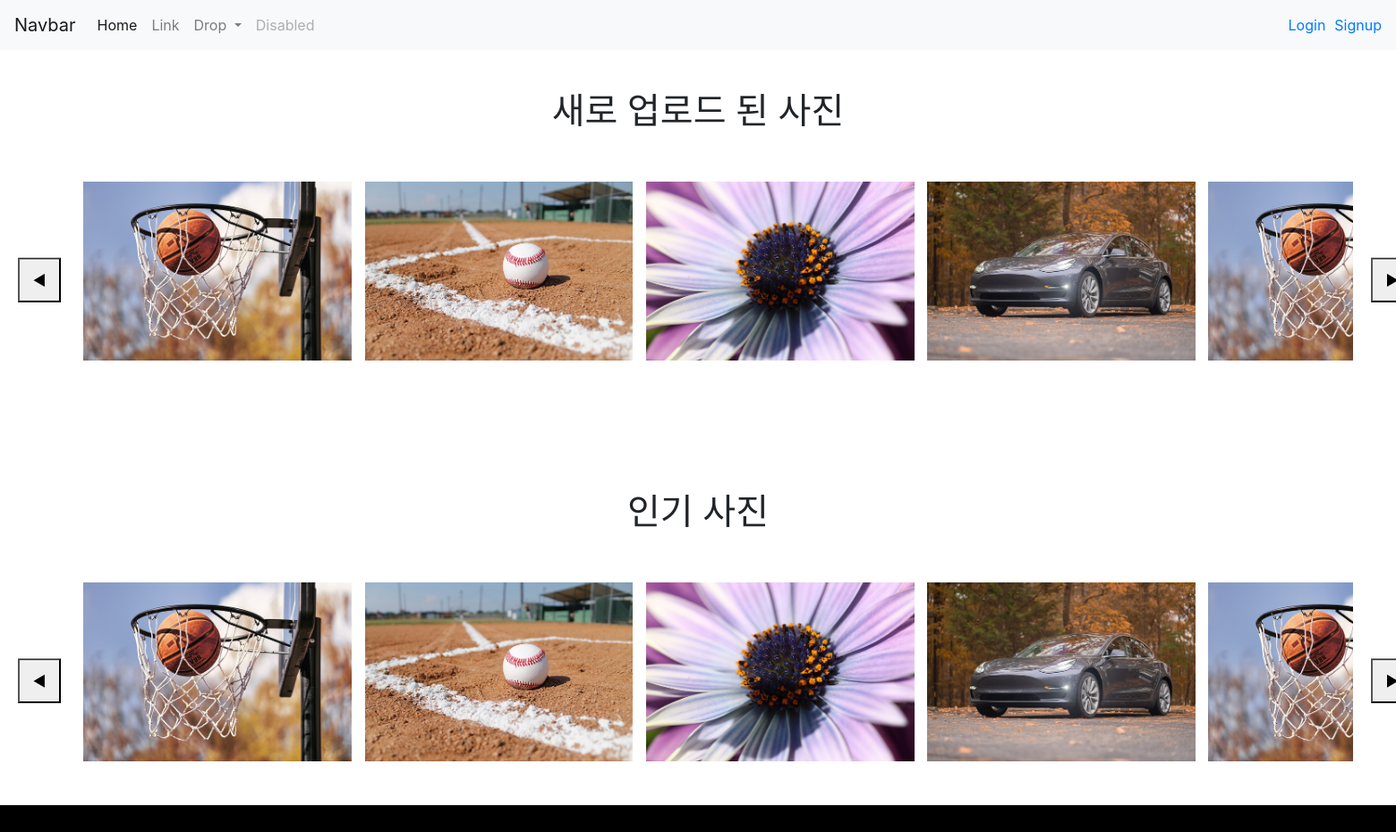
The page /photos/second_index on the database as committed earlier.
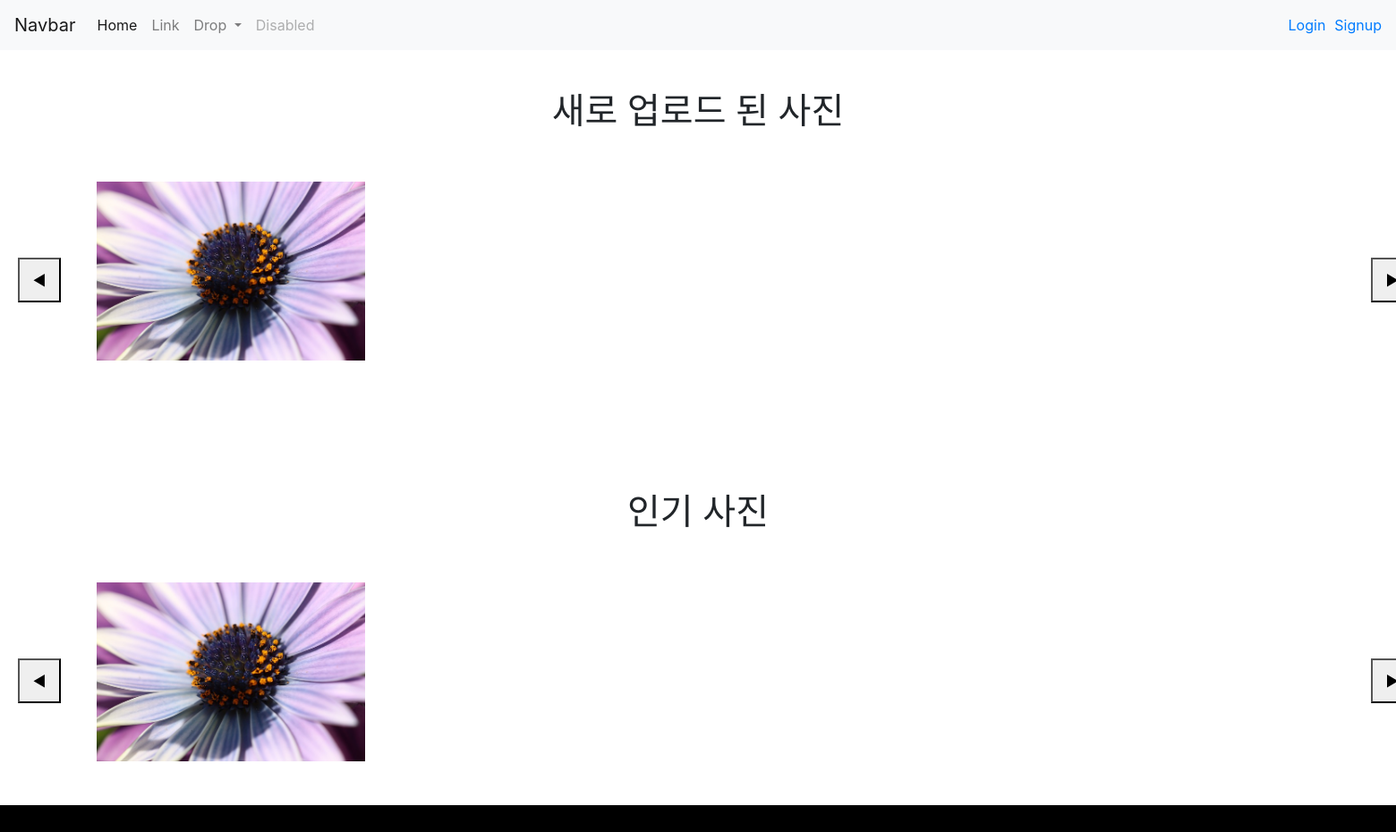
The same page on the database as committed later.
### photos/models.py (models this page shows, shortened)
class photo(models.Model):
    title = models.TextField(max_length=40, null=True)
    imgfile = models.ImageField(null=True, upload_to="", blank=True)
    content = models.TextField()
    created_at = models.DateTimeField(auto_now_add=True)
    updated_at = models.DateTimeField(auto_now=True)
    views = models.IntegerField(default=0)

### photos/views.py (the view)
# urls.py: path('second_index', views.second_index,name="second_index"),
def second_index(request):
    images = photo.objects.all()
    context = {
            'A': 'A',
            'images' : images
    }
    return render(request, 'photos/display_image.html', context)

### accounts/models.py (called while the page is built)
    def __del__(self):
        user_dir_path = "./media/userfiles/"+self.username+"/"
        print(user_dir_path)
        if os.path.exists(user_dir_path):
            print('exist')
            os.remove(user_dir_path)
            os.rmdir(user_dir_path)
        else :
            print('없음')

### templates/photos/display_image.html (shortened to what this page needs)
{% extends 'base.html' %}
{% block content %}
<h1 style="margin-top:100px;">새로 업로드 된 사진</h1>
<div style="display: flex; width: 1600px; margin: 0 auto; margin-top: 20px;">
    <button onclick="RightNew()" style="height: 50px; width: 50px; margin: 20px; margin-top: 120px;" >◀</button>
    <div id="new-image-display" style="height: 250px; width: 1500px; margin-top: 30px;  overflow: auto;  white-space: nowrap; margin-left: auto; margin-right: auto;" >
        {% for i in images %}
        <img src="{{ i.imgfile.url }}" alt="" style="height: 200px; margin: 5px">
        {% endfor %}
    </div>
    <button onclick="LeftNew()" style="height: 50px; width: 50px; margin: 20px; margin-top: 120px;" >▶</button>
</div>
<h1 style="margin-top:100px;">인기 사진</h1>
<div style="display: flex; width: 1600px; margin: 0 auto; margin-top: 20px;">
    <button onclick="RightHot()" style="height: 50px; width: 50px; margin: 20px; margin-top: 120px;" >◀</button>
    <div id="hot-image-display" style="height: 250px; width: 1500px; margin-top: 30px;  overflow: auto;  white-space: nowrap; margin-left: auto; margin-right: auto;" >
        {% for i in images %}
        <img src="{{ i.imgfile.url }}" alt="" style="height: 200px; margin: 5px">
        {% endfor %}
    </div>
    <button onclick="LeftHot()" style="height: 50px; width: 50px; margin: 20px; margin-top: 120px;" >▶</button>
</div>
{% endblock %}

Rows that differ between the two databases and show on the page:
no longer on this page (row edited): photo: imgfile (picture)
removed photo: imgfile (picture)
removed photo: imgfile (picture)
removed photo: imgfile (picture)
